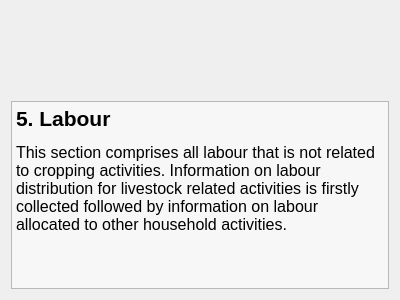
<?xml version="1.0" encoding="UTF-8"?>
<ui version="4.0">
 <class>labourCover</class>
 <widget class="QWidget" name="labourCover">
  <property name="geometry">
   <rect>
    <x>0</x>
    <y>0</y>
    <width>400</width>
    <height>300</height>
   </rect>
  </property>
  <property name="windowTitle">
   <string>Form</string>
  </property>
  <layout class="QVBoxLayout" name="verticalLayout">
   <item>
    <spacer name="verticalSpacer">
     <property name="orientation">
      <enum>Qt::Vertical</enum>
     </property>
     <property name="sizeHint" stdset="0">
      <size>
       <width>20</width>
       <height>95</height>
      </size>
     </property>
    </spacer>
   </item>
   <item>
    <widget class="QTextEdit" name="textEdit">
     <property name="palette">
      <palette>
       <active>
        <colorrole role="Base">
         <brush brushstyle="SolidPattern">
          <color alpha="127">
           <red>255</red>
           <green>255</green>
           <blue>255</blue>
          </color>
         </brush>
        </colorrole>
       </active>
       <inactive>
        <colorrole role="Base">
         <brush brushstyle="SolidPattern">
          <color alpha="127">
           <red>255</red>
           <green>255</green>
           <blue>255</blue>
          </color>
         </brush>
        </colorrole>
       </inactive>
       <disabled>
        <colorrole role="Base">
         <brush brushstyle="SolidPattern">
          <color alpha="255">
           <red>244</red>
           <green>244</green>
           <blue>244</blue>
          </color>
         </brush>
        </colorrole>
       </disabled>
      </palette>
     </property>
     <property name="autoFillBackground">
      <bool>false</bool>
     </property>
     <property name="readOnly">
      <bool>true</bool>
     </property>
     <property name="html">
      <string>&lt;!DOCTYPE HTML PUBLIC &quot;-//W3C//DTD HTML 4.0//EN&quot; &quot;http://www.w3.org/TR/REC-html40/strict.dtd&quot;&gt;
&lt;html&gt;&lt;head&gt;&lt;meta name=&quot;qrichtext&quot; content=&quot;1&quot; /&gt;&lt;style type=&quot;text/css&quot;&gt;
p, li { white-space: pre-wrap; }
&lt;/style&gt;&lt;/head&gt;&lt;body style=&quot; font-family:'Sans Serif'; font-size:12pt; font-weight:400; font-style:normal;&quot;&gt;
&lt;p style=&quot; margin-top:12px; margin-bottom:0px; margin-left:0px; margin-right:0px; -qt-block-indent:0; text-indent:0px;&quot;&gt;&lt;span style=&quot; font-size:16pt; font-weight:600;&quot;&gt;5. Labour&lt;/span&gt;&lt;/p&gt;
&lt;p style=&quot; margin-top:12px; margin-bottom:0px; margin-left:0px; margin-right:0px; -qt-block-indent:0; text-indent:0px;&quot;&gt;This section comprises all labour that is not related to cropping activities. Information on labour distribution for livestock related activities is firstly collected followed by information on labour allocated to other household activities.&lt;/p&gt;
&lt;p style=&quot;-qt-paragraph-type:empty; margin-top:0px; margin-bottom:0px; margin-left:0px; margin-right:0px; -qt-block-indent:0; text-indent:0px;&quot;&gt;&lt;/p&gt;&lt;/body&gt;&lt;/html&gt;</string>
     </property>
    </widget>
   </item>
  </layout>
 </widget>
 <resources/>
 <connections/>
</ui>
